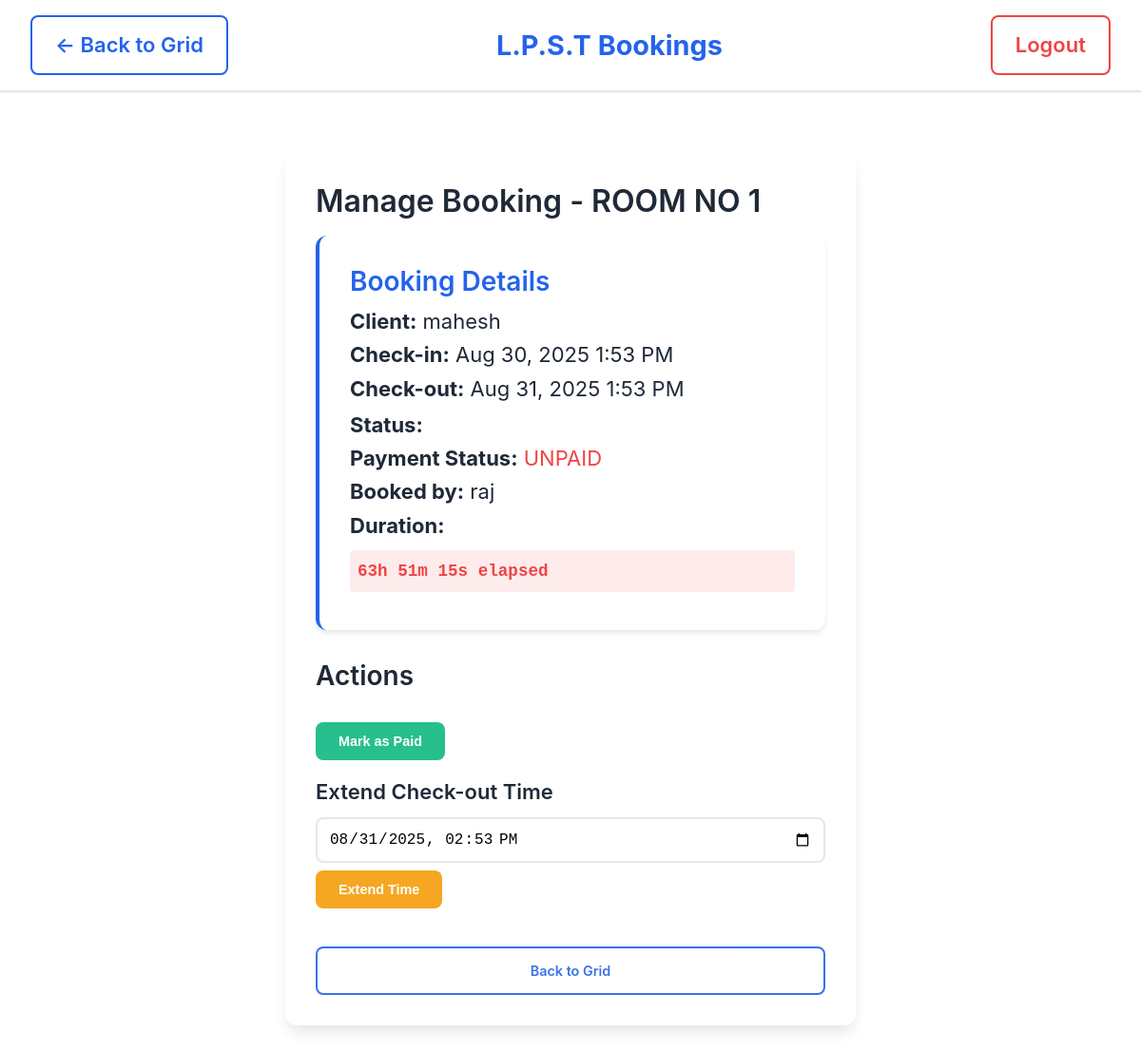
The page /booking_manage.php?id=33 (signed in) on the database its author committed.
### tables this page shows
CREATE TABLE `bookings` (
  `id` int(11) NOT NULL,
  `resource_id` int(11) NOT NULL,
  `client_name` varchar(255) NOT NULL,
  `client_mobile` varchar(15) NOT NULL,
  `client_aadhar` varchar(20) DEFAULT NULL,
  `client_license` varchar(20) DEFAULT NULL,
  `receipt_number` varchar(100) DEFAULT NULL,
  `payment_mode` enum('ONLINE','OFFLINE') DEFAULT 'OFFLINE',
  `check_in` datetime NOT NULL,
  `check_out` datetime NOT NULL,
  `actual_check_in` datetime DEFAULT NULL,
  `actual_check_out` datetime DEFAULT NULL,
  `status` enum('BOOKED','PENDING','COMPLETED','ADVANCED_BOOKED','PAID') DEFAULT 'BOOKED',
  `auto_checkout` tinyint(1) DEFAULT 0,
  `checkout_date` datetime DEFAULT NULL,
  `booked_by_admin` int(11) DEFAULT NULL,
  `booking_type` enum('regular','advanced') DEFAULT 'regular',
  `advance_date` date DEFAULT NULL,
  `advance_payment_mode` enum('ONLINE','OFFLINE') DEFAULT NULL,
  `admin_id` int(11) NOT NULL,
  `is_paid` tinyint(1) DEFAULT 0,
  `total_amount` decimal(10,2) DEFAULT 0.00,
  `payment_notes` text DEFAULT NULL,
  `duration_minutes` int(11) DEFAULT 0,
  `sms_sent` tinyint(1) DEFAULT 0,
  `created_at` timestamp NULL DEFAULT current_timestamp(),
  `updated_at` timestamp NULL DEFAULT current_timestamp() ON UPDATE current_timestamp(),
  `auto_checkout_processed` tinyint(1) DEFAULT 0,
  `actual_checkout_date` date DEFAULT NULL,
  `actual_checkout_time` time DEFAULT NULL
);

CREATE TABLE `resources` (
  `id` int(11) NOT NULL,
  `type` enum('room','hall') NOT NULL,
  `identifier` varchar(50) NOT NULL,
  `display_name` varchar(100) NOT NULL,
  `custom_name` varchar(100) DEFAULT NULL,
  `is_active` tinyint(1) DEFAULT 1,
  `created_at` timestamp NULL DEFAULT current_timestamp(),
  `updated_at` timestamp NULL DEFAULT current_timestamp() ON UPDATE current_timestamp()
);

CREATE TABLE `users` (
  `id` int(11) NOT NULL,
  `username` varchar(50) NOT NULL,
  `password` varchar(255) NOT NULL,
  `role` enum('OWNER','ADMIN') NOT NULL,
  `created_at` timestamp NULL DEFAULT current_timestamp(),
  `updated_at` timestamp NULL DEFAULT current_timestamp() ON UPDATE current_timestamp()
);

### booking_manage.php (the view, shortened to what this page needs)
<?php
$database = new Database();
$pdo = $database->getConnection();
$bookingId = $_GET['id'] ?? '';
$stmt = $pdo->prepare("
    SELECT b.*, r.display_name, r.type, r.identifier, u.username as admin_name
    FROM bookings b
    JOIN resources r ON b.resource_id = r.id
    JOIN users u ON b.admin_id = u.id
    WHERE b.id = ?
");
$stmt->execute([$bookingId]);
$booking = $stmt->fetch();
?>
<!DOCTYPE html>
<html lang="en">
<head>
    <link rel="stylesheet" href="assets/style.css">
</head>
<body>
    <nav class="top-nav">
        <div class="nav-links">
            <a href="grid.php" class="nav-button">← Back to Grid</a>
        </div>
        <a href="/" class="nav-brand">L.P.S.T Bookings</a>
        <div class="nav-links">
            <a href="logout.php" class="nav-button danger">Logout</a>
        </div>
    </nav>
    <div class="container">
        <div class="form-container">
            <h2>Manage Booking - <?= htmlspecialchars($booking['display_name']) ?></h2>
            <div class="dashboard-card" style="margin-bottom: 2rem;">
                <h3>Booking Details</h3>
                <p><strong>Client:</strong> <?= htmlspecialchars($booking['client_name']) ?></p>
                <p><strong>Check-in:</strong> <?= date('M j, Y g:i A', strtotime($booking['check_in'])) ?></p>
                <p><strong>Check-out:</strong> <?= date('M j, Y g:i A', strtotime($booking['check_out'])) ?></p>
                <p><strong>Status:</strong>
                    <span class="status-badge status-<?= strtolower($booking['status']) ?>">
                    </span>
                </p>
                <p><strong>Payment Status:</strong>
                    <span style="color: <?= $booking['is_paid'] ? 'var(--success-color)' : 'var(--danger-color)' ?>">
                        <?= $booking['is_paid'] ? 'PAID' : 'UNPAID' ?>
                    </span>
                </p>
                <p><strong>Booked by:</strong> <?= htmlspecialchars($booking['admin_name']) ?></p>
                <p><strong>Duration:</strong>
                    <div class="live-counter" data-checkin="<?= $booking['check_in'] ?>">
                    </div>
                </p>
            </div>
            <div style="display: grid; gap: 1rem;">
                <h3>Actions</h3>
                <?php if (!$booking['is_paid']): ?>
                    <form method="POST" style="display: inline;">
                        <button type="submit" class="btn btn-success">Mark as Paid</button>
                    </form>
                <?php endif; ?>
                <div class="form-group">
                    <form method="POST">
                        <label for="new_checkout" class="form-label">Extend Check-out Time</label>
                        <input type="datetime-local" id="new_checkout" name="new_checkout" class="form-control"
                               value="<?= date('Y-m-d\TH:i', strtotime($booking['check_out'] . ' +1 hour')) ?>">
                        <button type="submit" class="btn btn-warning" style="margin-top: 0.5rem;">Extend Time</button>
                    </form>
                </div>
                <a href="grid.php" class="btn btn-outline">Back to Grid</a>
            </div>
        </div>
    </div>
</body>
</html>

### assets/style.css (style rules this page uses)
:root { --primary-color: #2563eb; --success-color: #10b981; --danger-color: #ef4444; --warning-color: #f59e0b; --dark-color: #1f2937; --light-color: #f9fafb; --border-color: #e5e7eb; --shadow-sm: 0 1px 2px 0 rgb(0 0 0 / 0.05); --shadow-md: 0 4px 6px -1px rgb(0 0 0 / 0.1); --shadow-lg: 0 10px 15px -3px rgb(0 0 0 / 0.1); --transition: all 0.3s ease; }
* { margin: 0; padding: 0; box-sizing: border-box; }
body { font-family: 'Inter', 'Segoe UI', Tahoma, Geneva, Verdana, sans-serif; font-size: 22px; line-height: 1.6; background-color: white; color: var(--dark-color); }
h1, h2, h3, h4, h5, h6 { font-weight: 600; line-height: 1.2; margin-bottom: 1rem; }
h2 { font-size: 2rem; }
h3 { font-size: 1.75rem; }
.top-nav { position: sticky; top: 0; z-index: 1000; background: white; border-bottom: 2px solid var(--border-color); padding: 1rem 2rem; display: flex; justify-content: space-between; align-items: center; box-shadow: var(--shadow-sm); }
.nav-brand { font-size: 1.8rem; font-weight: 700; color: var(--primary-color); text-decoration: none; flex: 1; text-align: center; }
.nav-links { display: flex; gap: 1rem; }
.nav-button { padding: 0.75rem 1.5rem; border: 2px solid var(--primary-color); background: white; color: var(--primary-color); text-decoration: none; border-radius: 8px; font-weight: 600; transition: var(--transition); }
.nav-button.danger { border-color: var(--danger-color); color: var(--danger-color); }
.container { max-width: 1400px; margin: 0 auto; padding: 2rem; }
.status-badge { position: static; display: inline-block; padding: 0.25rem 0.5rem; border-radius: 4px; font-size: 14px; font-weight: 600; text-transform: uppercase; background: rgba(255, 255, 255, 0.2); color: white; margin-top: 0.5rem; }
.btn { padding: 0.75rem 1.5rem; border: none; border-radius: 8px; font-size: 0.9rem; font-weight: 600; cursor: pointer; text-decoration: none; display: inline-block; text-align: center; transition: var(--transition); opacity: 0.9; }
.btn-success { background: var(--success-color); color: white; }
.btn-warning { background: var(--warning-color); color: white; }
.btn-outline { background: transparent; border: 2px solid var(--primary-color); color: var(--primary-color); font-weight: 600; }
.form-container { max-width: 600px; margin: 2rem auto; background: white; padding: 2rem; border-radius: 12px; box-shadow: var(--shadow-lg); }
.form-group { margin-bottom: 1.5rem; }
.form-label { display: block; margin-bottom: 0.5rem; font-weight: 600; color: var(--dark-color); }
.form-control { width: 100%; padding: 0.75rem; border: 2px solid var(--border-color); border-radius: 8px; font-size: 1rem; transition: var(--transition); }
.dashboard-card { background: white; padding: 2rem; border-radius: 12px; box-shadow: var(--shadow-md); border-left: 4px solid var(--primary-color); }
.dashboard-card h3 { color: var(--primary-color); margin-bottom: 0.5rem; }
.live-counter { font-family: 'Courier New', monospace; font-size: 1.1rem; font-weight: 600; color: var(--primary-color); background: rgba(37, 99, 235, 0.1); padding: 0.5rem; border-radius: 4px; margin: 0.5rem 0; }

### rows shown on the page
bookings: resource.display_name "ROOM NO 1", client_name "mahesh", check_in "Aug 30, 2025 1:53 PM", check_out "Aug 31, 2025 1:53 PM", admin.username "raj", new_checkout "08/31/2025 14:53"
